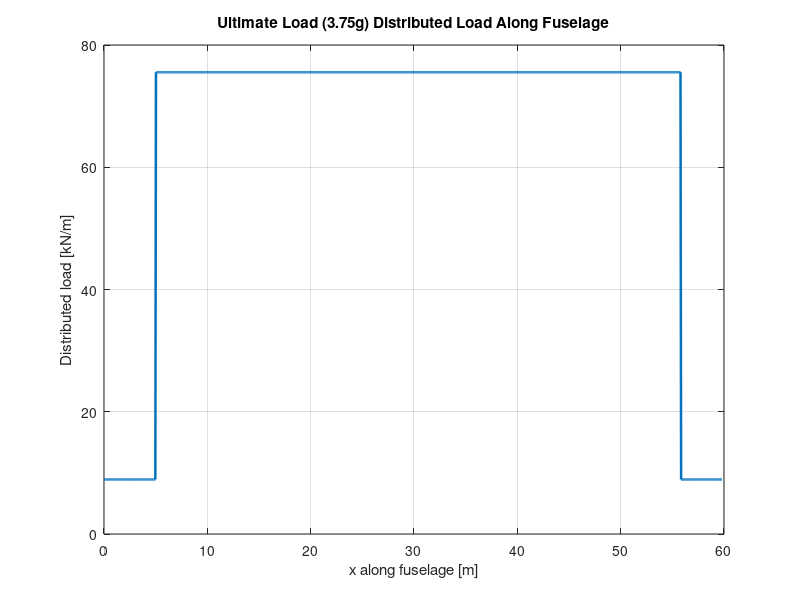
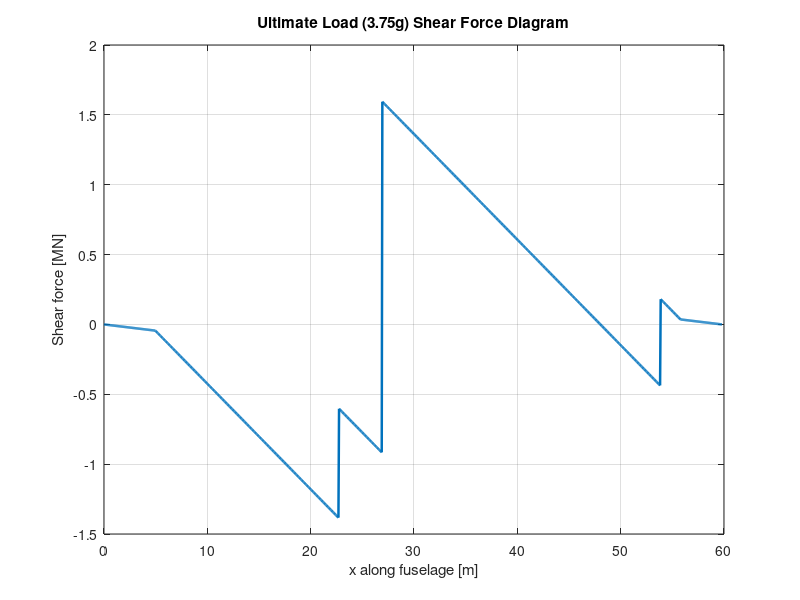
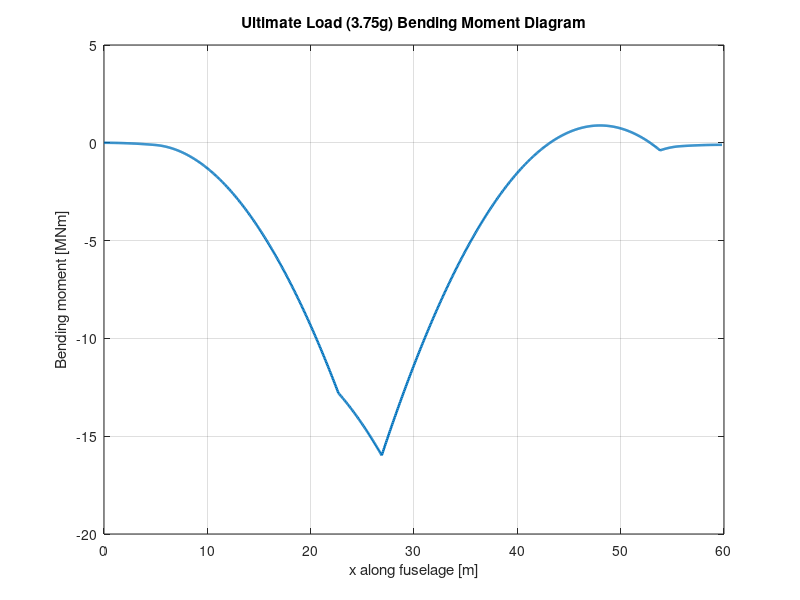
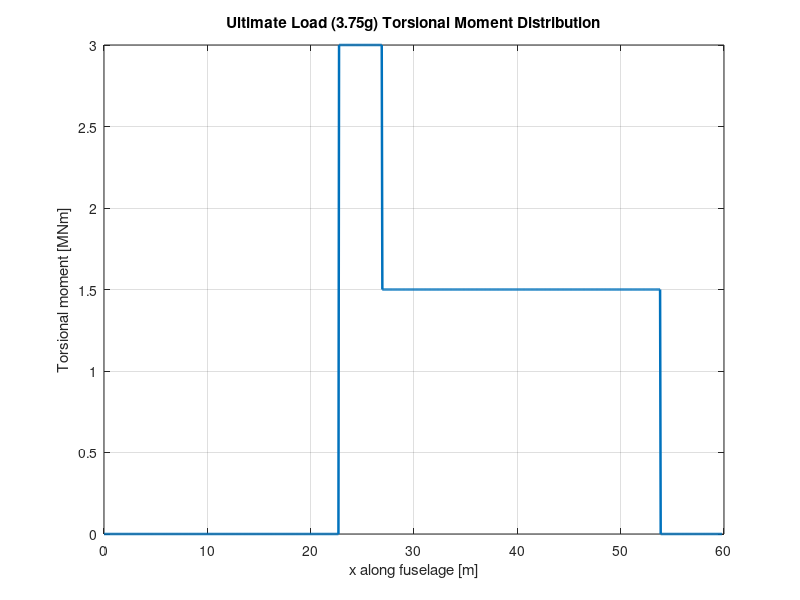

These figures' MATLAB source, in order:
%% CLASS II.5 FUSELAGE MODEL - ULTIMATE LOAD CASE
% TBW Configuration A
% First physics-based fuselage beam + skin sizing model

clear; clc; close all;

%% ---------------- GEOMETRY ----------------
Lf = 59.8;              % fuselage length [m]
D  = 5.57;              % fuselage dia meter [m]
r  = D/2;               % fuselage radius [m]
Sf = pi * D * Lf;       % fuselage wetted area [m^2]

%% ---------------- MASSES ----------------
m_fus = 14508.29;       % fuselage mass from Class II [kg]
m_payload = 92000;      % payload per aircraft [kg]

%% ---------------- CONSTANTS ----------------
g = 9.81;               % gravity [m/s^2]
n_limit = 2.5;          % limit load factor
SF_ult  = 1.5;          % ultimate safety factor
n = n_limit * SF_ult;   % ultimate load factor = 3.75

%% ---------------- POSITIONS ----------------
% Cargo region
x_cargo_start = 5.0;    % [m]
x_cargo_end   = 55.8;   % [m]
L_cargo       = x_cargo_end - x_cargo_start;

% Main load points (first assumptions)
x_wing  = 0.45 * Lf;    % wing box location [m]
x_truss = 0.38 * Lf;    % TBW truss location [m]
x_tail  = 0.90 * Lf;    % tail load location [m]

%% ---------------- DISCRETISATION ----------------
Nx = 1000;
x = linspace(0, Lf, Nx);
dx = x(2) - x(1);

%% ---------------- DISTRIBUTED LOADS ----------------
% Fuselage self-weight distributed over entire fuselage
w_fus = (m_fus * g * n) / Lf;      % [N/m]

% Payload distributed only over cargo region
payload_per_m = (m_payload * g * n) / L_cargo;   % [N/m]

w_pay = zeros(size(x));
w_pay(x >= x_cargo_start & x <= x_cargo_end) = payload_per_m;

% Total distributed load (downward)
w_total = w_fus + w_pay;           % [N/m]

%% ---------------- TOTAL DOWNWARD LOAD ----------------
W_total = trapz(x, w_total);       % [N]

% Resultant location of distributed load
x_resultant = trapz(x, w_total .* x) / W_total;   % [m]

%% ---------------- POINT LOADS ----------------
% First-pass assumption: truss carries 20% of total downward load
F_truss = 0.20 * W_total;    % upward [N]

% Solve for F_wing and F_tail using:
% 1) Sum of vertical forces = 0
% 2) Sum of moments about nose = 0
%
% F_wing + F_tail + F_truss = W_total
% F_wing*x_wing + F_tail*x_tail + F_truss*x_truss = W_total*x_resultant

A = [1 1;
     x_wing x_tail];

b = [W_total - F_truss;
     W_total * x_resultant - F_truss * x_truss];

sol = A \ b;

F_wing = sol(1);   % [N]
F_tail = sol(2);   % [N]

%% ---------------- SHEAR FORCE ----------------
V = zeros(size(x));

for i = 2:length(x)
    % distributed load contribution (downward)
    V(i) = V(i-1) - w_total(i) * dx;

    % add point loads when crossing locations
    if x(i-1) < x_truss && x(i) >= x_truss
        V(i) = V(i) + F_truss;
    end

    if x(i-1) < x_wing && x(i) >= x_wing
        V(i) = V(i) + F_wing;
    end

    if x(i-1) < x_tail && x(i) >= x_tail
        V(i) = V(i) + F_tail;
    end
end

%% ---------------- BENDING MOMENT ----------------
M = zeros(size(x));

for i = 2:length(x)
    M(i) = M(i-1) + V(i) * dx;
end
%% ---------------- TORSION LOAD CASE ----------------
% Simple first-pass torsion case representing asymmetric wing/truss loading

T = zeros(size(x));

T_applied = 3.0e6;    % [Nm] first-pass torsional moment

for i = 1:length(x)
    if x(i) >= x_truss && x(i) <= x_wing
        T(i) = T_applied;
    elseif x(i) > x_wing && x(i) <= x_tail
        T(i) = 0.5 * T_applied;
    else
        T(i) = 0;
    end
end

[Tmax, idxT] = max(abs(T));
x_Tmax = x(idxT);
%% ---------------- CHECKS ----------------
sumF = F_wing + F_tail + F_truss - W_total;
sumM = F_wing*x_wing + F_tail*x_tail + F_truss*x_truss - W_total*x_resultant;

%% ---------------- RESULTS ----------------
[Vmax, idxV] = max(abs(V));
[Mmax, idxM] = max(abs(M));

x_Vmax = x(idxV);
x_Mmax = x(idxM);

fprintf('\n--- Ultimate Load Fuselage Beam Model (3.75g) ---\n');
fprintf('Fuselage length              = %.2f m\n', Lf);
fprintf('Fuselage diameter            = %.2f m\n', D);
fprintf('Fuselage mass                = %.2f kg\n', m_fus);
fprintf('Payload mass                 = %.2f kg\n', m_payload);
fprintf('Total downward load          = %.2f MN\n', W_total/1e6);
fprintf('Distributed load resultant   = %.2f m\n', x_resultant);
fprintf('Wing reaction                = %.2f MN\n', F_wing/1e6);
fprintf('Truss reaction               = %.2f MN\n', F_truss/1e6);
fprintf('Tail load                    = %.2f MN\n', F_tail/1e6);
fprintf('Maximum shear force          = %.2f MN at x = %.2f m\n', Vmax/1e6, x_Vmax);
fprintf('Maximum bending moment       = %.2f MNm at x = %.2f m\n', Mmax/1e6, x_Mmax);
fprintf('Maximum torsional moment     = %.2f MNm at x = %.2f m\n', Tmax/1e6, x_Tmax);
fprintf('Force balance check          = %.6f N\n', sumF);
fprintf('Moment balance check         = %.6f Nm\n', sumM);
fprintf('Shear at end                 = %.6f N\n', V(end));
fprintf('Moment at end                = %.6f Nm\n', M(end));

%% ---------------- PLOTS ----------------
figure;
plot(x, w_total/1e3, 'LineWidth', 1.8);
grid on;
xlabel('x along fuselage [m]');
ylabel('Distributed load [kN/m]');
title('Ultimate Load (3.75g) Distributed Load Along Fuselage');

figure;
plot(x, V/1e6, 'LineWidth', 1.8);
grid on;
xlabel('x along fuselage [m]');
ylabel('Shear force [MN]');
title('Ultimate Load (3.75g) Shear Force Diagram');

figure;
plot(x, M/1e6, 'LineWidth', 1.8);
grid on;
xlabel('x along fuselage [m]');
ylabel('Bending moment [MNm]');
title('Ultimate Load (3.75g) Bending Moment Diagram');

figure;
plot(x, T/1e6, 'LineWidth', 1.8);
grid on;
xlabel('x along fuselage [m]');
ylabel('Torsional moment [MNm]');
title('Ultimate Load (3.75g) Torsional Moment Distribution');

%% ---------------- STRESS, THICKNESS & PRESSURISATION ----------------
% More conservative structural assumptions
K_d = 1.12;                    % damage factor
sigma_allow_base = 100e6;      % base allowable stress [Pa]
sigma_allow = sigma_allow_base / K_d;   % effective allowable stress [Pa]
delta_p = 70e3;                % cabin pressure difference [Pa]

% Bending thickness distribution
M_abs = abs(M);
t_bending = M_abs ./ (pi * r^2 * sigma_allow);

% Pressurisation thickness (constant along fuselage)
t_press = (delta_p * r) / sigma_allow;
t_press_dist = t_press * ones(size(x));
% Torsion thickness distribution (thin-walled circular tube)
T_abs = abs(T);
t_torsion = T_abs ./ (2 * pi * r^2 * sigma_allow);

% Minimum manufacturing thickness
t_min = 1.5e-3;   % 1.5 mm

% Final required thickness
t_req = max([t_bending; t_press_dist; t_torsion], [], 1);
t_req(t_req < t_min) = t_min;

% Key outputs
fprintf('\n--- Thickness Results ---\n');
fprintf('Damage factor K_d            = %.2f\n', K_d);
fprintf('Effective allowable stress   = %.2f MPa\n', sigma_allow/1e6);
fprintf('Max bending thickness        = %.2f mm\n', max(t_bending)*1000);
fprintf('Pressurisation thickness     = %.2f mm\n', t_press*1000);
fprintf('Max torsion thickness        = %.2f mm\n', max(t_torsion)*1000);
fprintf('Final thickness              = %.2f mm\n', max(t_req)*1000);
%% ---------------- BUCKLING CHECK (ULTIMATE LOAD CASE) ----------------
% Simple flat-panel buckling approximation for fuselage skin between stiffeners

E = 73.1e9;        % Young's modulus for Al 2024-T3 [Pa]
nu = 0.33;         % Poisson's ratio [-]
k_buckling = 4.0;  % simple buckling coefficient
b_panel = 0.15;    % assumed panel width between stiffeners [m]

% Use governing thickness from ultimate load case 
t_panel = max(t_req);   % [m]

% Critical buckling stress
sigma_cr = k_buckling * (pi^2 * E / (12 * (1 - nu^2))) * (t_panel / b_panel)^2;

% Actual maximum bending stress using governing thickness
I_shell = pi * r^3 * t_panel;          % thin circular shell approximation
sigma_actual = Mmax * r / I_shell;     % [Pa]

fprintf('\n--- Buckling Check ---\n');
fprintf('Assumed panel width b        = %.3f m\n', b_panel);
fprintf('Panel thickness t            = %.3f mm\n', t_panel*1000);
fprintf('Critical buckling stress     = %.2f MPa\n', sigma_cr/1e6);
fprintf('Actual bending stress        = %.2f MPa\n', sigma_actual/1e6);

if sigma_cr > sigma_actual
    fprintf('Buckling check               = PASS\n');
else
    fprintf('Buckling check               = FAIL\n');
end
%% ---------------- BENDING & TORSIONAL STIFFNESS ----------------
% Thin circular shell approximations
% Material: Aluminum 2024-T3

E  = 73.1e9;     % [Pa] Young's modulus
nu = 0.33;       % [-] Poisson's ratio
G  = 28.0e9;     % [Pa] shear modulus for AI 2024-T3 

% Distribution using final required thickness
I_dist = pi * r^3 .* t_req;        % second moment of area [m^4]
J_dist = 2 * pi * r^3 .* t_req;    % torsional constant [m^4]

EI_dist = E .* I_dist;             % bending stiffness [N m^2]
GJ_dist = G .* J_dist;             % torsional stiffness [N m^2]

% Governing / representative values
EI_max = max(EI_dist);
EI_min = min(EI_dist);
GJ_max = max(GJ_dist);
GJ_min = min(GJ_dist);

fprintf('\n--- Stiffness Results ---\n');
fprintf('Shear modulus G              = %.2e Pa\n', G);
fprintf('Maximum EI                   = %.2e N m^2\n', EI_max);
fprintf('Minimum EI                   = %.2e N m^2\n', EI_min);
fprintf('Maximum GJ                   = %.2e N m^2\n', GJ_max);
fprintf('Minimum GJ                   = %.2e N m^2\n', GJ_min);

% Representative stiffness at critical section (where bending moment is max)
I_crit = pi * r^3 * t_req(idxM);
J_crit = 2 * pi * r^3 * t_req(idxM);

EI_crit = E * I_crit;
GJ_crit = G * J_crit;

fprintf('Critical-section EI          = %.2e N m^2\n', EI_crit);
fprintf('Critical-section GJ          = %.2e N m^2\n', GJ_crit);

%% ---------------- STIFFNESS PLOTS ----------------
figure;
plot(x, EI_dist, 'LineWidth', 1.8);
grid on;
xlabel('x along fuselage [m]');
ylabel('EI [N m^2]');
title('Bending Stiffness Distribution Along Fuselage');

figure;
plot(x, GJ_dist, 'LineWidth', 1.8);
grid on;
xlabel('x along fuselage [m]');
ylabel('GJ [N m^2]');
title('Torsional Stiffness Distribution Along Fuselage');
%% ---------------- THICKNESS PLOTS ----------------
figure;
plot(x, t_bending*1000, 'LineWidth', 1.8);
grid on;
xlabel('x along fuselage [m]');
ylabel('Thickness [mm]');
title('Bending Thickness Distribution Ultimate Load (3.75g)');

figure;
plot(x, t_req*1000, 'LineWidth', 1.8);
grid on;
xlabel('x along fuselage [m]');
ylabel('Thickness [mm]');
title('Final Fuselage Thickness (Ultimate Load (3.75g): Bending + Pressure + Torsion)');
%% ---------------- DOOR MODEL (CARGO-BASED) ----------------

x_door_start = 8.0;      % [m]
x_door_end   = 13.2;     % [m]

door_length  = x_door_end - x_door_start;   % ~5.2 m
door_width   = 2.7;      % [m]
door_height  = 2.0;      % [m]

door_side = 'Left';   % cargo door location (industry standard)

% Structural mass estimates
m_door_panel = 400;    % [kg]
m_door_reinf = 600;    % [kg]
m_door_total = m_door_panel + m_door_reinf;

fprintf('\n--- Door Model ---\n');
fprintf('Door location            = %.2f m to %.2f m\n', x_door_start, x_door_end);
fprintf('Door length              = %.2f m\n', door_length);
fprintf('Door size (W x H)        = %.2f m x %.2f m\n', door_width, door_height);
fprintf('Door side                = %s\n', door_side);
fprintf('Door mass added          = %.2f kg\n', m_door_total);

%% ---------------- FUSELAGE FUEL TANK INTEGRATION ----------------
% First-pass centre tank assumption near wing box

x_tank_start = 0.26 * Lf;
x_tank_end   = 0.31 * Lf;
tank_length  = x_tank_end - x_tank_start;

m_fuel_center = 10000;   % [kg] assumed centre tank fuel mass
rho_fuel = 800;          % [kg/m^3] Jet-A1
V_fuel_center = m_fuel_center / rho_fuel;

m_tank_integration = 400;   % [kg] structural allowance

fprintf('\n--- Fuselage Fuel Tank Integration ---\n');
fprintf('Centre tank location         = %.2f m to %.2f m\n', x_tank_start, x_tank_end);
fprintf('Centre tank length           = %.2f m\n', tank_length);
fprintf('Centre tank fuel mass        = %.2f kg\n', m_fuel_center);
fprintf('Centre tank fuel volume      = %.2f m^3\n', V_fuel_center);
fprintf('Tank integration mass        = %.2f kg\n', m_tank_integration);
%% ---------------- MASS CALCULATION ----------------
rho = 2780;                     % aluminium density [kg/m^3]
circumference = 2 * pi * r;     % [m]

% Skin-only mass
dm = rho * circumference .* t_req * dx;
m_fus_skin = sum(dm);

fprintf('\n--- Mass Result ---\n');
fprintf('Class II.5 skin-only fuselage mass = %.2f kg\n', m_fus_skin);

frame_spacing = 0.5;      % [m]
stringer_spacing = 0.15;  % [m]

%% ---------------- DIRECT STRUCTURAL MASS BUILD-UP ----------------

% ---------- STRINGERS ----------
N_stringers = round((2*pi*r) / stringer_spacing);
A_stringer = 1.5e-4;    % [m^2]
L_stringer = 0.90 * Lf;

m_stringers = N_stringers * A_stringer * L_stringer * rho;

% ---------- LONGERONS ----------
N_longerons = 4;
A_longeron = 8.0e-4;     % [m^2]
L_longeron = 0.90 * Lf;

m_longerons = N_longerons * A_longeron * L_longeron * rho;

% ---------- FRAMES / CIRCULAR RINGS ----------
N_frames = floor(Lf / frame_spacing) + 1;
m_per_frame = 20;        % [kg]

m_frames = N_frames * m_per_frame;

% ---------- BULKHEADS ----------
N_bulkheads = 3;
m_per_bulkhead = 120;    % [kg]

m_bulkheads = N_bulkheads * m_per_bulkhead;

% ---------- CARGO FLOOR ----------
m_floor_panel = 1000;      % [kg] floor panels + pallet rails
m_floor_support = 800;     % [kg] floor beams + supports + attachments
m_floor = m_floor_panel + m_floor_support;

% ---------- LOCAL REINFORCEMENT ----------
m_truss_reinf = 250;
m_wingbox_reinf = 350;
m_tail_reinf = 150;

m_local_reinf = m_truss_reinf + m_wingbox_reinf + m_tail_reinf;

% ---------- TOTAL FUSELAGE MASS ----------
m_fus_total = m_fus_skin + m_stringers + m_longerons + m_frames + m_bulkheads + m_floor + m_door_total + m_local_reinf + m_tank_integration;

fprintf('\n--- Direct Structural Mass Build-Up ---\n');
fprintf('Assumed frame spacing              = %.2f m\n', frame_spacing);
fprintf('Assumed stringer spacing           = %.2f m\n', stringer_spacing);
fprintf('Skin mass                          = %.2f kg\n', m_fus_skin);
fprintf('Stringer mass                      = %.2f kg\n', m_stringers);
fprintf('Longeron mass                      = %.2f kg\n', m_longerons);
fprintf('Frame mass                         = %.2f kg\n', m_frames);
fprintf('Bulkhead mass                      = %.2f kg\n', m_bulkheads);
fprintf('Cargo floor panel mass             = %.2f kg\n', m_floor_panel);
fprintf('Cargo floor support mass           = %.2f kg\n', m_floor_support);
fprintf('Total cargo floor mass             = %.2f kg\n', m_floor);
fprintf('Door + door reinforcement mass     = %.2f kg\n', m_door_total);
fprintf('Local reinforcement mass           = %.2f kg\n', m_local_reinf);
fprintf('Fuel tank integration mass         = %.2f kg\n', m_tank_integration);
fprintf('Direct total fuselage mass         = %.2f kg\n', m_fus_total);
%% ---------------- OPTIONAL MASS DISTRIBUTION PLOTS ----------------
m_per_length = rho * circumference .* t_req;   % kg/m
m_cumulative = cumsum(dm);                     % kg

figure;
plot(x, m_per_length, 'LineWidth', 1.8);
grid on;
xlabel('x along fuselage [m]');
ylabel('Mass per unit length [kg/m]');
title('Fuselage Mass Distribution Along Length');

figure;
plot(x, m_cumulative, 'LineWidth', 1.8);
grid on;
xlabel('x along fuselage [m]');
ylabel('Cumulative mass [kg]');
title('Cumulative Fuselage Mass Along Length');
